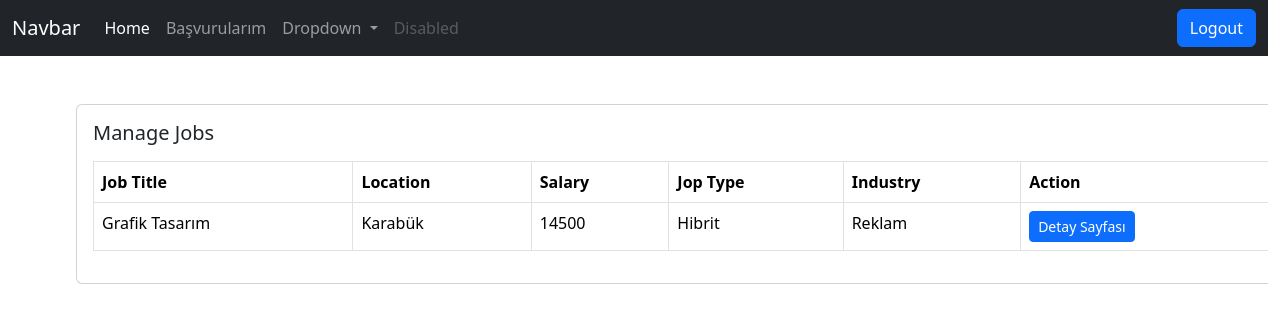
Page /applied_jobs/ (signed in) on the committed database.
### dashboard/models.py (models this page shows, shortened)
class ApplyJob(models.Model):
    status_choies = {
        ('Accepted', 'Accepted'),
        ('Declined', 'Declined'),
        ('Pending', 'Pending'),
    }
    user = models.ForeignKey(User,on_delete=models.CASCADE)
    job = models.ForeignKey(Job,on_delete=models.CASCADE)
    timestamp = models.DateTimeField(auto_now_add=True)
    status = models.CharField(max_length=50, choices=status_choies)
    resume = models.ForeignKey(Resume,on_delete=models.CASCADE)

class Job(models.Model):
    user = models.ForeignKey(User,on_delete=models.CASCADE)
    company = models.ForeignKey(Company,on_delete=models.CASCADE)
    title = models.CharField(max_length=150)
    location = models.ForeignKey(Location,on_delete=models.CASCADE)
    salary = models.PositiveIntegerField() # maaş
    requirements = models.TextField() # Gereksinimler
    ideal_candidate = models.TextField() # İdeal Aday Özellikleri
    is_available = models.BooleanField(default=True)
    addjob = models.DateTimeField(auto_now_add=True)
    industry = models.ForeignKey(Industry, on_delete=models.CASCADE, null=True)
    job_type =  models.ForeignKey(JobType, on_delete=models.CASCADE, null=True)

class Location(models.Model):
    name = models.CharField(max_length=50)
    def __str__(self):
        return self.name

class JobType(models.Model):
    name = models.CharField(max_length=50)
    def __str__(self):
        return self.name

class Industry(models.Model):
    name = models.CharField(max_length=50)
    def __str__(self):
        return self.name

### dashboard/views.py (the view)
# urls.py: path("applied_jobs/", applied_jobs,name="applied_jobs"),
def applied_jobs(request):
    jobs = ApplyJob.objects.filter(user=request.user)
    context = {
        'jobs':jobs
    }
    return render(request, 'dashboard/applied_jobs.html', context)

### templates/dashboard/applied_jobs.html
{% extends 'base.html' %}
{% block content %}
    <div class="card mx-auto" style="width: 76rem;">
        <div class="card-body">
            <h5 class="card-title mb-3">Manage Jobs</h5>
            <table class="table table-bordered">
                <thead>
                    <tr>
                        <th scope="col">Job Title</th>
                        <th scope="col">Location</th>
                        <th scope="col">Salary</th>
                        <th scope="col">Jop Type</th>
                        <th scope="col">Industry</th>
                        <th scope="col">Action</th>
                    </tr>
                </thead>
                <tbody>
                    {% for job in jobs %}
                    <tr>
                        <td>{{ job.job.title }}</td>
                        <td>{{ job.job.location }}</td>
                        <td>{{ job.job.salary }}</td>
                        <td>{{ job.job.job_type }}</td>
                        <td>{{ job.job.industry }}</td>
                        <td><a href="{% url 'job_details' job.job.id %}" class="btn btn-primary btn-sm">Detay Sayfası</a></td>
                    </tr>
                    {% endfor %}
                </tbody>
            </table>
        </div>
    </div>
{% endblock content %}

### rows in the picture
ApplyJob: job "Grafik Tasarım", job.location "Karabük", job.salary "14500", job.job_type "Hibrit", job.industry "Reklam"
